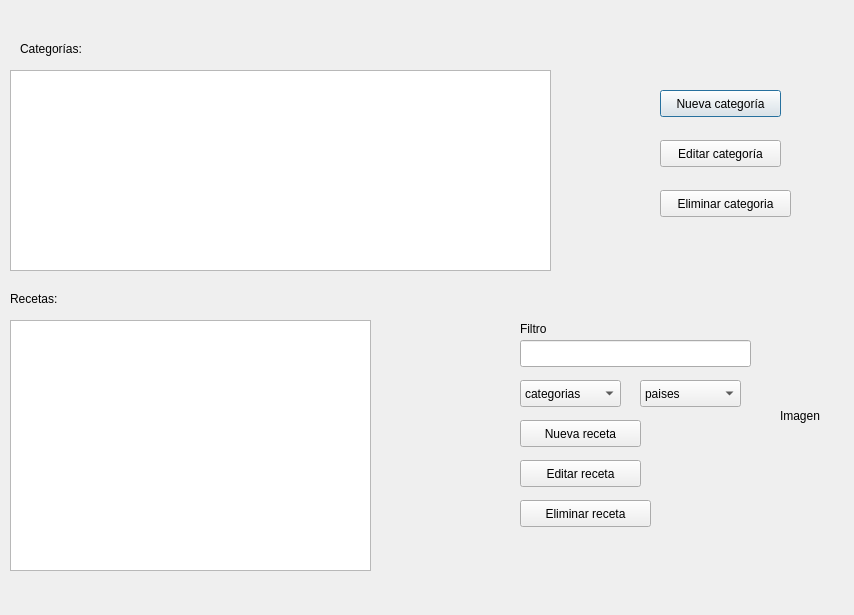
<?xml version="1.0" encoding="UTF-8"?>
<ui version="4.0">
 <class>Dialog</class>
 <widget class="QDialog" name="Dialog">
  <property name="geometry">
   <rect>
    <x>0</x>
    <y>0</y>
    <width>854</width>
    <height>615</height>
   </rect>
  </property>
  <property name="minimumSize">
   <size>
    <width>500</width>
    <height>0</height>
   </size>
  </property>
  <property name="windowTitle">
   <string>Administrador de recetas</string>
  </property>
  <widget class="QLabel" name="label">
   <property name="geometry">
    <rect>
     <x>20</x>
     <y>40</y>
     <width>81</width>
     <height>17</height>
    </rect>
   </property>
   <property name="text">
    <string>Categorías:</string>
   </property>
  </widget>
  <widget class="QTableView" name="tabla_categorias">
   <property name="geometry">
    <rect>
     <x>10</x>
     <y>70</y>
     <width>541</width>
     <height>201</height>
    </rect>
   </property>
   <property name="sizePolicy">
    <sizepolicy hsizetype="Expanding" vsizetype="Expanding">
     <horstretch>0</horstretch>
     <verstretch>0</verstretch>
    </sizepolicy>
   </property>
   <property name="minimumSize">
    <size>
     <width>500</width>
     <height>200</height>
    </size>
   </property>
   <property name="verticalScrollBarPolicy">
    <enum>Qt::ScrollBarAsNeeded</enum>
   </property>
   <property name="horizontalScrollBarPolicy">
    <enum>Qt::ScrollBarAsNeeded</enum>
   </property>
   <property name="autoScroll">
    <bool>false</bool>
   </property>
   <property name="selectionMode">
    <enum>QAbstractItemView::SingleSelection</enum>
   </property>
   <property name="selectionBehavior">
    <enum>QAbstractItemView::SelectRows</enum>
   </property>
   <property name="sortingEnabled">
    <bool>true</bool>
   </property>
  </widget>
  <widget class="QLabel" name="label_2">
   <property name="geometry">
    <rect>
     <x>10</x>
     <y>290</y>
     <width>66</width>
     <height>17</height>
    </rect>
   </property>
   <property name="text">
    <string>Recetas:</string>
   </property>
  </widget>
  <widget class="QTableView" name="tabla_recetas">
   <property name="geometry">
    <rect>
     <x>10</x>
     <y>320</y>
     <width>361</width>
     <height>251</height>
    </rect>
   </property>
  </widget>
  <widget class="QPushButton" name="nueva_categoria">
   <property name="geometry">
    <rect>
     <x>660</x>
     <y>90</y>
     <width>121</width>
     <height>27</height>
    </rect>
   </property>
   <property name="text">
    <string>Nueva categoría</string>
   </property>
  </widget>
  <widget class="QPushButton" name="eliminar_categoria">
   <property name="geometry">
    <rect>
     <x>660</x>
     <y>190</y>
     <width>131</width>
     <height>27</height>
    </rect>
   </property>
   <property name="text">
    <string>Eliminar categoria</string>
   </property>
  </widget>
  <widget class="QPushButton" name="editar_categoria">
   <property name="geometry">
    <rect>
     <x>660</x>
     <y>140</y>
     <width>121</width>
     <height>27</height>
    </rect>
   </property>
   <property name="text">
    <string>Editar categoría</string>
   </property>
  </widget>
  <widget class="QPushButton" name="eliminar_receta">
   <property name="geometry">
    <rect>
     <x>520</x>
     <y>500</y>
     <width>131</width>
     <height>27</height>
    </rect>
   </property>
   <property name="text">
    <string>Eliminar receta</string>
   </property>
  </widget>
  <widget class="QLabel" name="label_3">
   <property name="geometry">
    <rect>
     <x>520</x>
     <y>320</y>
     <width>101</width>
     <height>17</height>
    </rect>
   </property>
   <property name="text">
    <string>Filtro</string>
   </property>
  </widget>
  <widget class="QComboBox" name="comboBox">
   <property name="geometry">
    <rect>
     <x>520</x>
     <y>380</y>
     <width>101</width>
     <height>27</height>
    </rect>
   </property>
   <item>
    <property name="text">
     <string>categorias</string>
    </property>
   </item>
  </widget>
  <widget class="QPushButton" name="editar_receta">
   <property name="geometry">
    <rect>
     <x>520</x>
     <y>460</y>
     <width>121</width>
     <height>27</height>
    </rect>
   </property>
   <property name="text">
    <string>Editar receta</string>
   </property>
  </widget>
  <widget class="QLineEdit" name="lineEdit">
   <property name="geometry">
    <rect>
     <x>520</x>
     <y>340</y>
     <width>231</width>
     <height>27</height>
    </rect>
   </property>
  </widget>
  <widget class="QComboBox" name="comboBox_2">
   <property name="geometry">
    <rect>
     <x>640</x>
     <y>380</y>
     <width>101</width>
     <height>27</height>
    </rect>
   </property>
   <item>
    <property name="text">
     <string>paises</string>
    </property>
   </item>
  </widget>
  <widget class="QPushButton" name="nueva_receta">
   <property name="geometry">
    <rect>
     <x>520</x>
     <y>420</y>
     <width>121</width>
     <height>27</height>
    </rect>
   </property>
   <property name="text">
    <string>Nueva receta</string>
   </property>
  </widget>
  <widget class="QLabel" name="imagen">
   <property name="geometry">
    <rect>
     <x>780</x>
     <y>320</y>
     <width>171</width>
     <height>191</height>
    </rect>
   </property>
   <property name="text">
    <string>Imagen</string>
   </property>
  </widget>
 </widget>
 <resources/>
 <connections/>
</ui>
